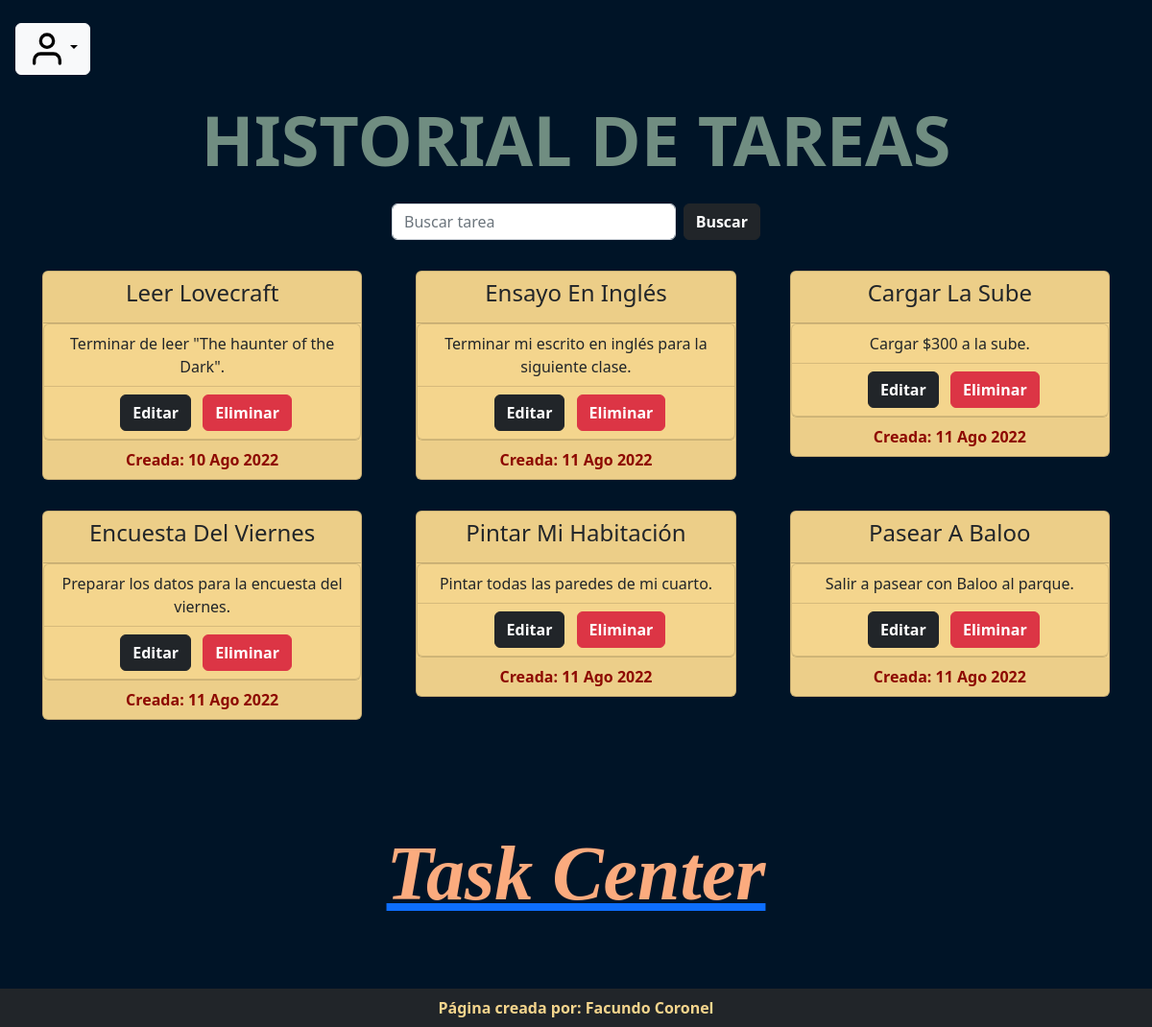
The page /historial-tareas (signed in) on the database its author committed.
### base/models.py (models this page shows, shortened)
class Task(models.Model):
    user = models.ForeignKey(User, on_delete=models.CASCADE, null=True, blank=True)
    title = models.CharField(max_length=200)
    description = models.TextField(null=True, blank=True)
    complete = models.BooleanField(default=False)
    created = models.DateTimeField(auto_now_add=True)
    class Meta:
        ordering = ['created','complete']

### base/views.py (the view)
# urls.py: path('historial-tareas', login_required(TaskHistorial.as_view()) ,name="historial"),
class TaskHistorial (ListView):
    model = Task
    context_object_name = 'tasks'
    template_name = 'base/historial.html'
    def get_context_data(self, **kwargs):
        context = super().get_context_data(**kwargs)
        context ['tasks'] = context['tasks'].filter(user=self.request.user)
        context ['count'] = context['tasks'].filter(complete=False).count()
        search_input = self.request.GET.get('search-area') or ''
        if search_input:
            context['tasks'] = context['tasks'].filter(title__icontains=search_input)
        context['search-input'] = search_input
        return context

### base/templates/base/historial.html (shortened to what this page needs)
{% extends 'base/main.html' %}
{% block content %}
<h1 class="display-2 fw-bold text-center mt-4">HISTORIAL DE TAREAS</h1>
<div class="row mt-4">
    <div class="col-md-4"></div>
    <div class="col-md-4">
        <form class="d-flex" action="" method="GET" >
            <input class="form-control me-2" type="text" name="search-area" placeholder="Buscar tarea" aria-label="Buscar tarea" autocomplete="off">
            <input type="submit" value="Buscar" class="btn btn-dark fw-bold">
        </form>
    </div>
    <div class="col-md-4"></div>
</div>
<div class="row m-3">
    {% if tasks %}
    {% for task in tasks %}
    <div class="col-md-4">
        <div class="card text-center m-3 fondo2">
            <div class="card-header fw-bold">
                <h4 class="text-dark">{{task.title| title}}</h4>
            </div>
            {% if task.description %}
            <ul class="list-group">
                <li class="list-group-item fondo2">{{task.description}}</li>
            {% endif %}
                <li class="list-group-item fondo2">
                    <a href="{% url 'update' task.id %}"><button class="btn btn-dark fw-bold mx-2">Editar</button></a>
                    <a href="{% url 'delete' task.id %}"><button class="btn btn-danger fw-bold">Eliminar</button></a>
                </li>
            </ul>
            <div class="card-footer subtitulo fw-bold">
              Creada: {{task.created|date:"d M Y"}}
            </div>
        </div>
    </div>
    {% endfor %}
    {% else %}
    <h2 class="fw-bold text-center texto" >No se ha encontrado ninguna tarea.</h2>
        <div class="container-fluid d-flex justify-content-center">
            <img src="../../static/base/img/null.jpg" class="img-fluid p-4">
        </div>
    {% endif %}
</div>
<div class="container-fluid text-center my-5 pt-5">
    <a href="{% url 'index' %}"><h2 class="display-1 fw-bold texto"><em>Task Center</em></h2></a>
</div>
{% endblock %}

### base/templates/base/main.html (shortened to what this page needs)
{% load static %}
<!DOCTYPE html>
<html lang="es">
<head>
    <link href="https://cdn.jsdelivr.net/npm/bootstrap@5.2.0/dist/css/bootstrap.min.css" rel="stylesheet">
    <link rel="stylesheet" href="../static/base/css/style.css">
</head>
<body>
    {% if user.is_authenticated %}
    <nav class="nav navbar-expand-lg mt-4 mx-3 dropdown">
        <button class="btn btn-light dropdown-toggle icono" type="button" data-bs-toggle="dropdown" aria-expanded="false">
            <img class="img-fluid" src="../../static/base/img/user.svg" height="40" width="40"></button>
    </nav>
    {% endif %}
    {%block content %}{% endblock %}
    <footer class="d-flex justify-content-center bg-dark">
        <p class="fw-bold m-2" style="color: #F4D58D; ">Página creada por: Facundo Coronel</p>
    </footer>
</body>
</html>

### base/static/base/css/style.css (style rules this page uses)
body { background-color: #001427; position: relative; padding-bottom: 4em; min-height: 100vh; }
h1 { color: #708D81; }
h5, p { color: #F4D58D; }
footer { position: absolute; bottom: 0; width: 100%; }
.subtitulo { color: #8D0801; }
.texto { color: #FBAB7E; color: linear-gradient(62deg, #FBAB7E 0%, #F7CE68 100%); font-family: 'Pacifico', cursive; }
.fondo2 { background-color: #F4D58D; }

### rows shown on the page
Task: title "Leer Lovecraft", description "Terminar de leer \"The haunter of the Dark\".", created "10 Ago 2022"
Task: title "Ensayo En Inglés", description "Terminar mi escrito en inglés para la siguiente clase.", created "11 Ago 2022"
Task: title "Cargar La Sube", description "Cargar $300 a la sube.", created "11 Ago 2022"
Task: title "Encuesta Del Viernes", description "Preparar los datos para la encuesta del viernes.", created "11 Ago 2022"
Task: title "Pintar Mi Habitación", description "Pintar todas las paredes de mi cuarto.", created "11 Ago 2022"
Task: title "Pasear A Baloo", description "Salir a pasear con Baloo al parque.", created "11 Ago 2022"
